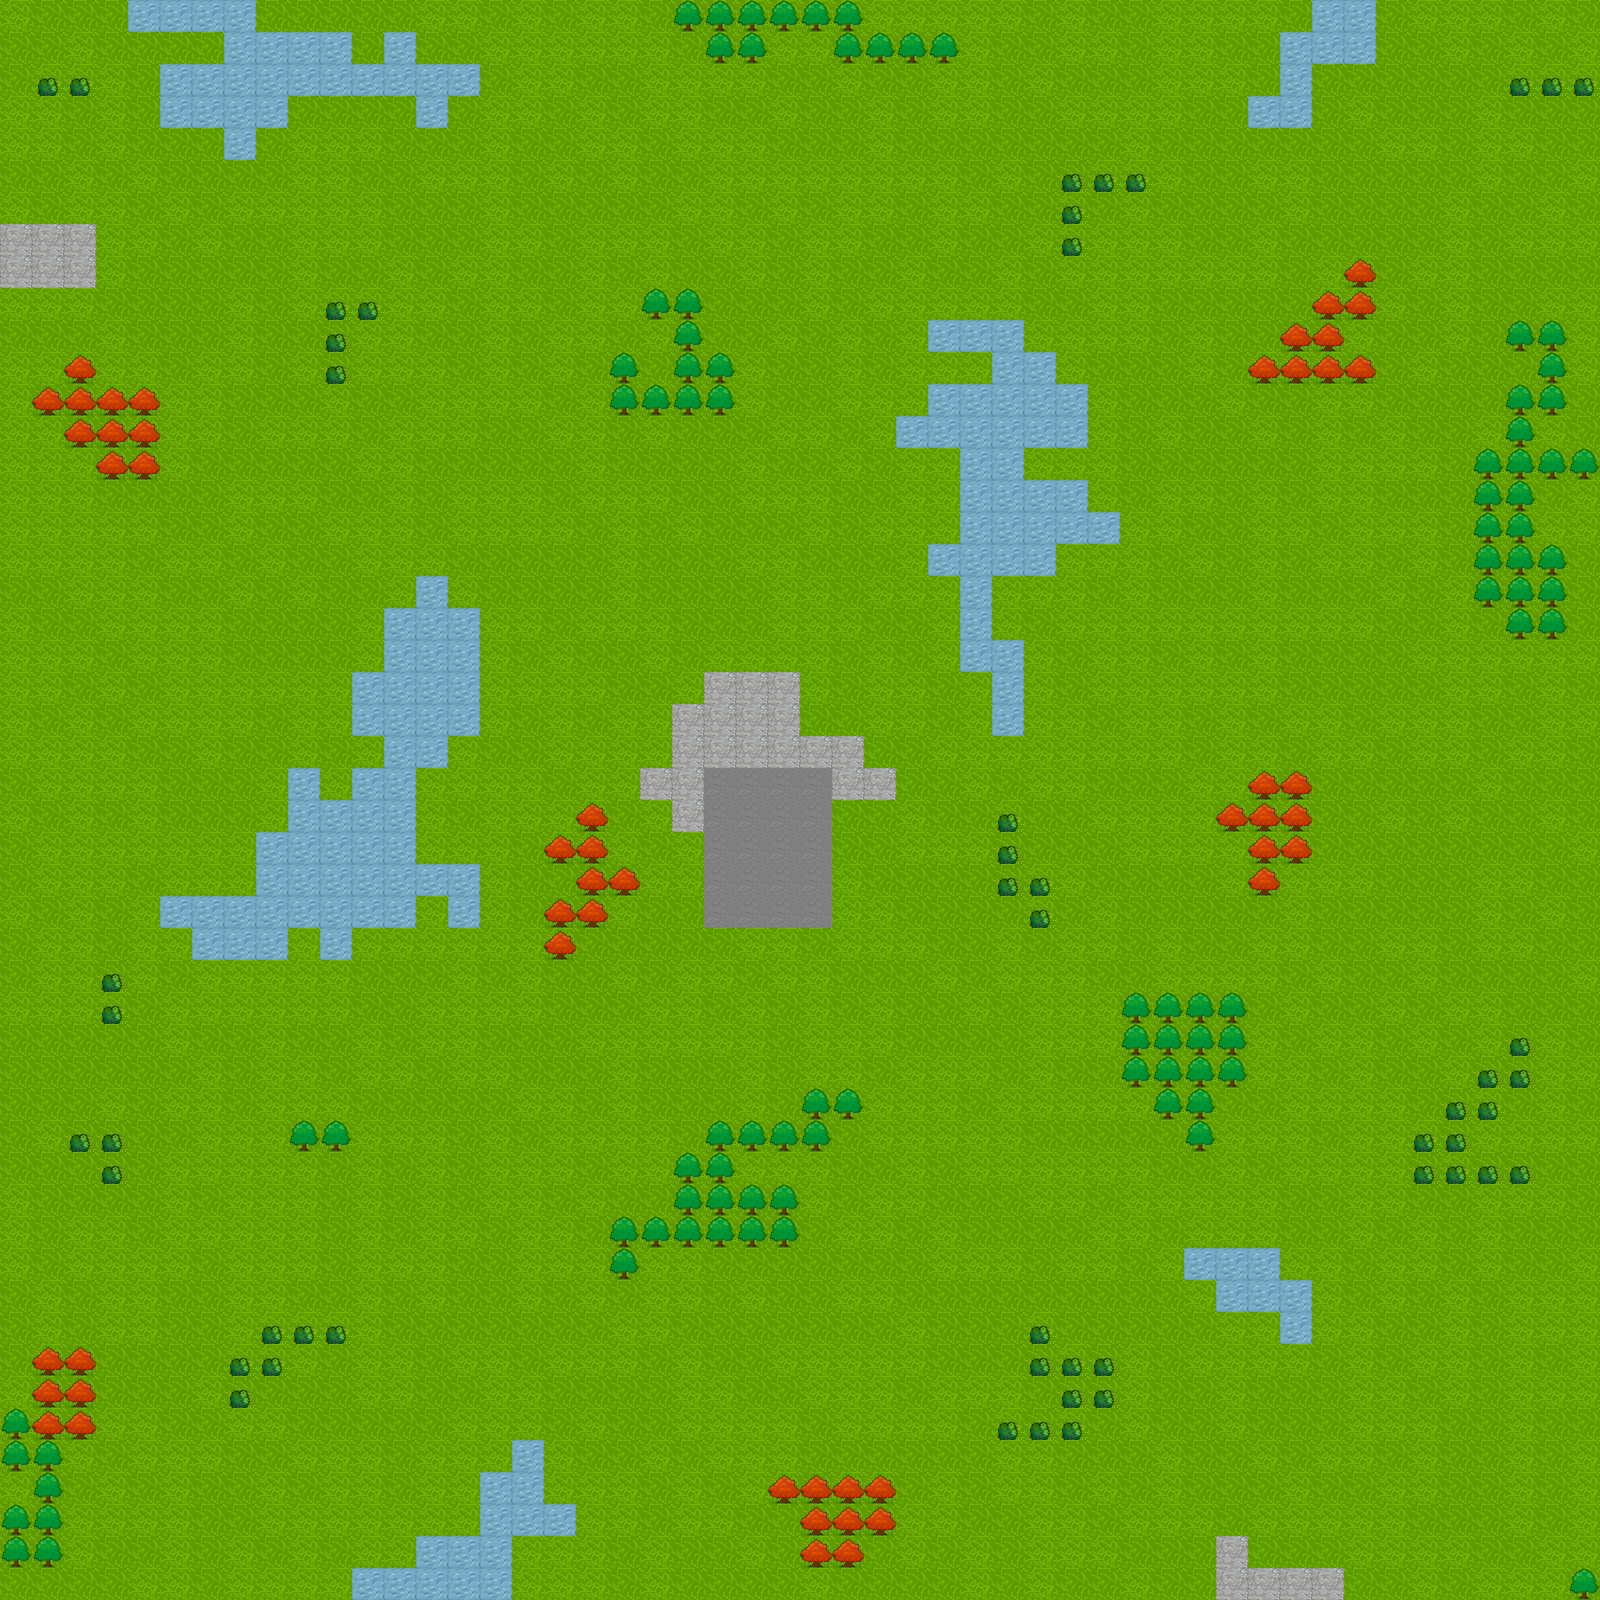

This is a level from a 2D game, rendered from its Tiled map with the project's own tilesets. A one-line summary and the map file follow, with tile-layer data summarised:
An orthogonal 50x50 tile map with 32x32 px tiles, 3 tile layers (Ground, Floor, Plants), 2 tilesets.

<map version="1.0" tiledversion="1.1.6" orientation="orthogonal" renderorder="right-down" width="50" height="50" tilewidth="32" tileheight="32" infinite="0" nextobjectid="1">
 <tileset firstgid="1" name="BasicTileset" tilewidth="32" tileheight="32" tilecount="6" columns="3">
  <image source="../Textures/Tiles/BasicTileset.png" width="96" height="64" />
  <terraintypes>
   <terrain name="grass" tile="3" />
   <terrain name="pavement" tile="0" />
   <terrain name="water" tile="2" />
   <terrain name="stone" tile="4" />
  </terraintypes>
  <tile id="0" terrain="1,1,1,1" />
  <tile id="1" terrain="0,0,0,0" />
  <tile id="2" terrain="2,2,2,2" />
  <tile id="3" terrain="0,0,0,0" />
  <tile id="4" terrain="3,3,3,3" />
 </tileset>
 <tileset firstgid="7" name="BasicPlantObjects" tilewidth="32" tileheight="32" tilecount="4" columns="2">
  <image source="../Textures/Terrain/BasicPlantObjects.png" width="64" height="64" />
 </tileset>
 <layer name="Ground" width="50" height="50">
  <data>[2500 cells, 2500 non-empty, 4 distinct tile ids]</data>
 </layer>
 <layer name="Floor" width="50" height="50">
  <data>[2500 cells, 20 non-empty, 1 distinct tile ids]</data>
 </layer>
 <layer name="Plants" width="50" height="50">
  <data>[2500 cells, 189 non-empty, 3 distinct tile ids]</data>
 </layer>
</map>